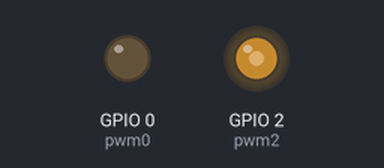
The program below on a simulated ESP32 board running MicroPython. On the bench: output pins drawn as LEDs (lit = HIGH). What the program prints to the serial console is not drawn. At 0.0 s the program stops and its outputs stay as they are.

Above: at 0.1 s.
Timing chart, 0 to 1.5 s (numbered marks = the images above):
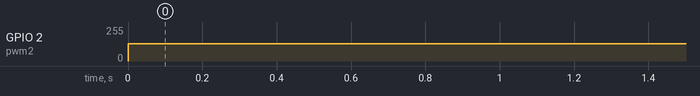

Measured:
- by itself, GPIO 2 (pwm2): 0/255 → 128/255 at 0.00 s

The program:

pwmGetFrequency.py
```python
from machine import Pin, PWM

pwm0 = PWM(Pin(0)) # create PWM object from a pin
print(pwm0.freq()) # get current frequency

pwm0.freq(1000)    # set frequency
print(pwm0.freq())

print(pwm0.duty()) # get current duty cycle

pwm0.duty(400)     # set duty cycle
print("Duty: ",pwm0.duty())

pwm0.deinit()      # turn off PWM on the pin

print("New duty: ",pwm0.duty())

pwm2 = PWM(Pin(2), freq=500, duty=512) # create and configure in one go
print("freq: ", pwm2.freq(), " duty: ", pwm2.duty())
```
